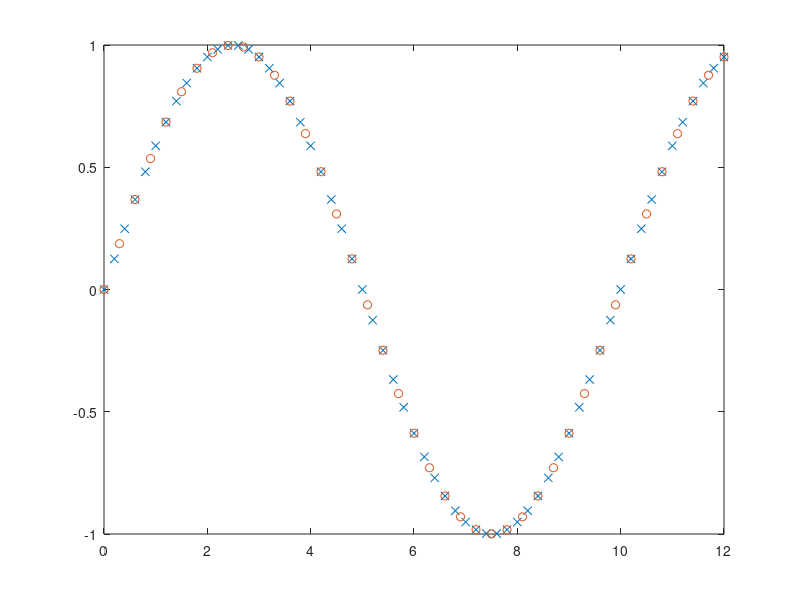

Source code (MATLAB): (Note: this script raises an error after producing the figure.)
% cost fx designed to favor trend, and penalize time shift
clear;
% exp0, same signals, different sampling rates
t1 = 0:0.2:12;
t2 = 0:0.3:12;
y1 = sin(2*pi*0.1*t1);
y2 = sin(2*pi*0.1*t2);
figure
plot(t1,y1,'x',t2,y2,'o')
[dtw0,C0] = magDTW(y1,y2);
[P0] = OWP(dtw0);
disp(dtw0(end))
figure
plotmatrix(P0)
% exp1, time shift, different sampling rates

t1 = 0+1:0.2:12+1;
t2 = 0:0.3:12;
y1 = sin(2*pi*0.1*t1);
y2 = sin(2*pi*0.1*t2);
figure
plot(t1,y1,'x',t2,y2,'o')
[dtw1,C1] = magDTW(y1,y2);
[P1] = OWP(dtw1);
disp(dtw1(end))
figure
plotmatrix(P1)

% exp2, magnitude, different sampling rates

t1 = 0:0.2:12;
t2 = 0:0.3:12;
y1 = 5*sin(2*pi*0.1*t1);
y2 = sin(2*pi*0.1*t2);
figure
plot(t1,y1,'x',t2,y2,'o')
[dtw2,C2] = magDTW(y1,y2);
[P2] = OWP(dtw2);
disp(dtw2(end))
figure
plotmatrix(P2)

% exp3 

t1 = 0:0.2:12;
t2 = 0:0.3:12;
y1 = (1-exp(-0.5*t1));
y2 = 2*exp(-(t2-4).^2);
figure
plot(t1,y1,'x',t2,y2,'o')
[dtw3,C3] = magDTW(y1,y2);
[P3] = OWP(dtw3);
disp(dtw3(end))
figure
plotmatrix(P3)


% exp 4 phase shift

t1 = 0:0.2:12;
t2 = 0:0.3:12;
y1 = sin(2*pi*0.1*t1+0.5);
y2 = sin(2*pi*0.1*t2);
figure
plot(t1,y1,'x',t2,y2,'o')
[dtw4,C4] = magDTW(y1,y2);
[P4] = OWP(dtw4);
disp(dtw4(end))
figure
plotmatrix(P4)
